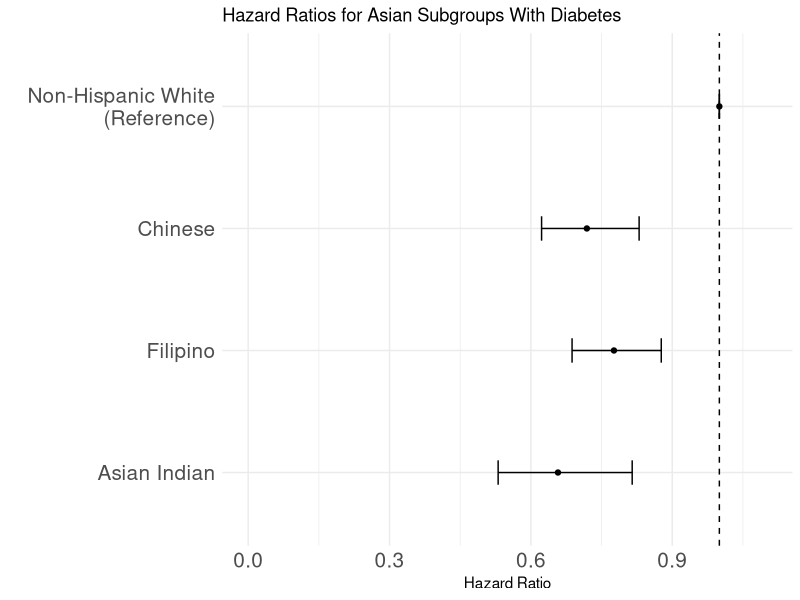
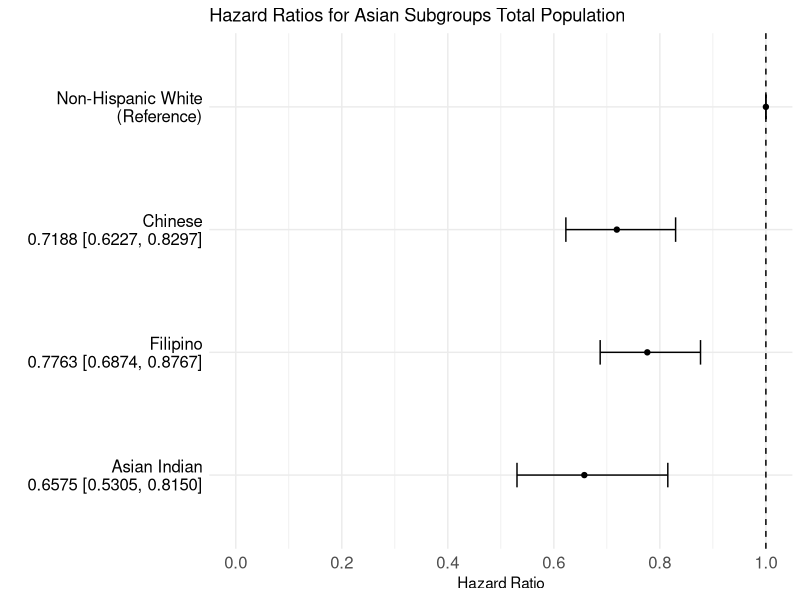
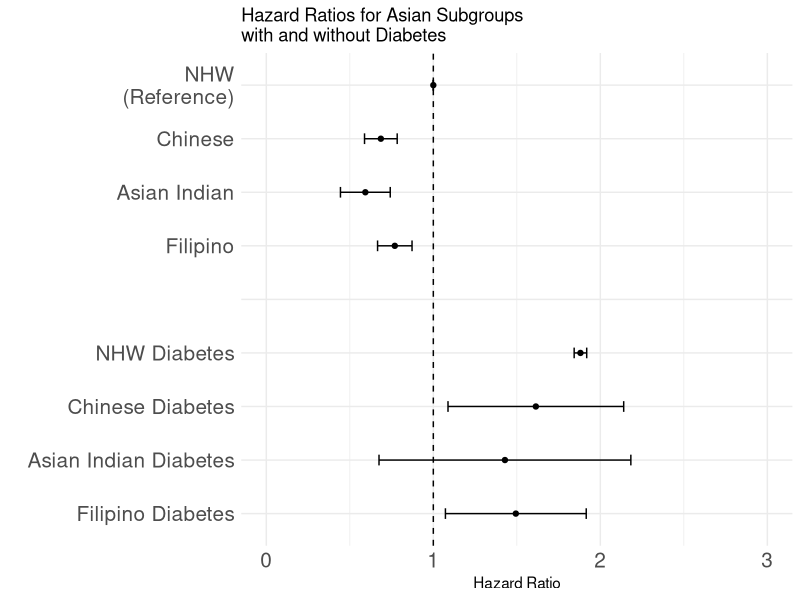

Recreate these plots in R, in order.
## ---- chunk 1
knitr::opts_chunk$set(echo = TRUE)
## ---- chunk 2
library(tidyverse)


## ---- chunk 3

data_forest<-data.frame(
  Variable=c("Non-Hispanic White\n(Reference)", "Chinese", "Filipino", "Asian Indian"),
  Point_Estimate=c(1, 0.7188, 0.7763, 0.6575),
  Lower_Bound=c(1, 0.6227, 0.6874, 0.5305),
  Upper_Bound=c(1,0.8297, 0.8767, 0.8150)
)%>%
  mutate(Variable=factor(Variable, c("Asian Indian", "Filipino", "Chinese","Non-Hispanic White\n(Reference)")))


forest_plot_manual<-data_forest%>%
  ggplot(aes(y=Variable, x=Point_Estimate, xmin=Lower_Bound, xmax=Upper_Bound))+
  geom_point()+
  geom_errorbarh(height=0.2)+
  labs(x="Hazard Ratio", y="", title="Hazard Ratios for Asian Subgroups With Diabetes")+
  #scale_x_log10()+#do I need to make log scale?
  xlim(0,1.1)+
  geom_vline(xintercept=1, lty=2)+
  theme_minimal()+
  theme(axis.text=element_text(size=15))


forest_plot_manual






## ---- chunk 4

data_forest<-data.frame(
  Variable=c("Non-Hispanic White\n(Reference)", "Chinese\n0.7188 [0.6227, 0.8297]", "Filipino\n0.7763 [0.6874, 0.8767]", "Asian Indian\n0.6575 [0.5305, 0.8150]"),
  Point_Estimate=c(1, 0.7188, 0.7763, 0.6575),
  Lower_Bound=c(1, 0.6227, 0.6874, 0.5305),
  Upper_Bound=c(1,0.8297, 0.8767, 0.8150)
)%>%
  mutate(Variable=factor(Variable, c("Asian Indian\n0.6575 [0.5305, 0.8150]", "Filipino\n0.7763 [0.6874, 0.8767]", "Chinese\n0.7188 [0.6227, 0.8297]","Non-Hispanic White\n(Reference)")))


forest_plot_manual<-data_forest%>%
  ggplot(aes(y=Variable, x=Point_Estimate, xmin=Lower_Bound, xmax=Upper_Bound))+
  geom_point()+
  geom_errorbarh(height=0.2)+
  labs(x="Hazard Ratio", y="", title="Hazard Ratios for Asian Subgroups Total Population")+
  #scale_x_log10()+#do I need to make log scale?
  geom_vline(xintercept=1, lty=2)+
  theme_minimal()+
  theme(axis.text=element_text(size=12), axis.text.y=element_text(colour="black"))+
  scale_x_continuous(breaks=seq(0,1,by=0.2), limits=c(0,1))



forest_plot_manual

## ---- chunk 5


data_forest<-data.frame(
  Variable=c("NHW\n (Reference)", "Chinese", "Asian Indian", "Filipino", " ", "NHW Diabetes", "Chinese Diabetes", "Asian Indian Diabetes", "Filipino Diabetes"),
  Point_Estimate=c(1, 0.685862300, 0.592975260, 0.769339826, NA, 1.88086861, 1.6138903, 1.428759235, 1.494021085 ),
  Lower_Bound=c(1, 0.5880577655, 0.443903636,0.6661559135,NA , 1.843315293, 1.087904802, 0.6747849094, 1.072450859),
  Upper_Bound=c(1,0.783666834, 0.7420468847,0.8725237396, NA, 1.918421939 , 2.13987579, 2.182733561, 1.915591312)
)%>%
  mutate(Variable=factor(Variable, c("Filipino Diabetes", "Asian Indian Diabetes","Chinese Diabetes","NHW Diabetes",  " ",  "Filipino", "Asian Indian", "Chinese","NHW\n (Reference)")))


forest_plot_manual<-data_forest%>%
  ggplot(aes(y=Variable, x=Point_Estimate, xmin=Lower_Bound, xmax=Upper_Bound))+
  geom_point()+
  geom_errorbarh(height=0.2)+
  labs(x="Hazard Ratio", y="", title="Hazard Ratios for Asian Subgroups\nwith and without Diabetes")+
  #scale_x_log10()+#do I need to make log scale?
  xlim(0,3)+
  geom_vline(xintercept=1, lty=2)+
  theme_minimal()+
  theme(axis.text=element_text(size=15))


forest_plot_manual

